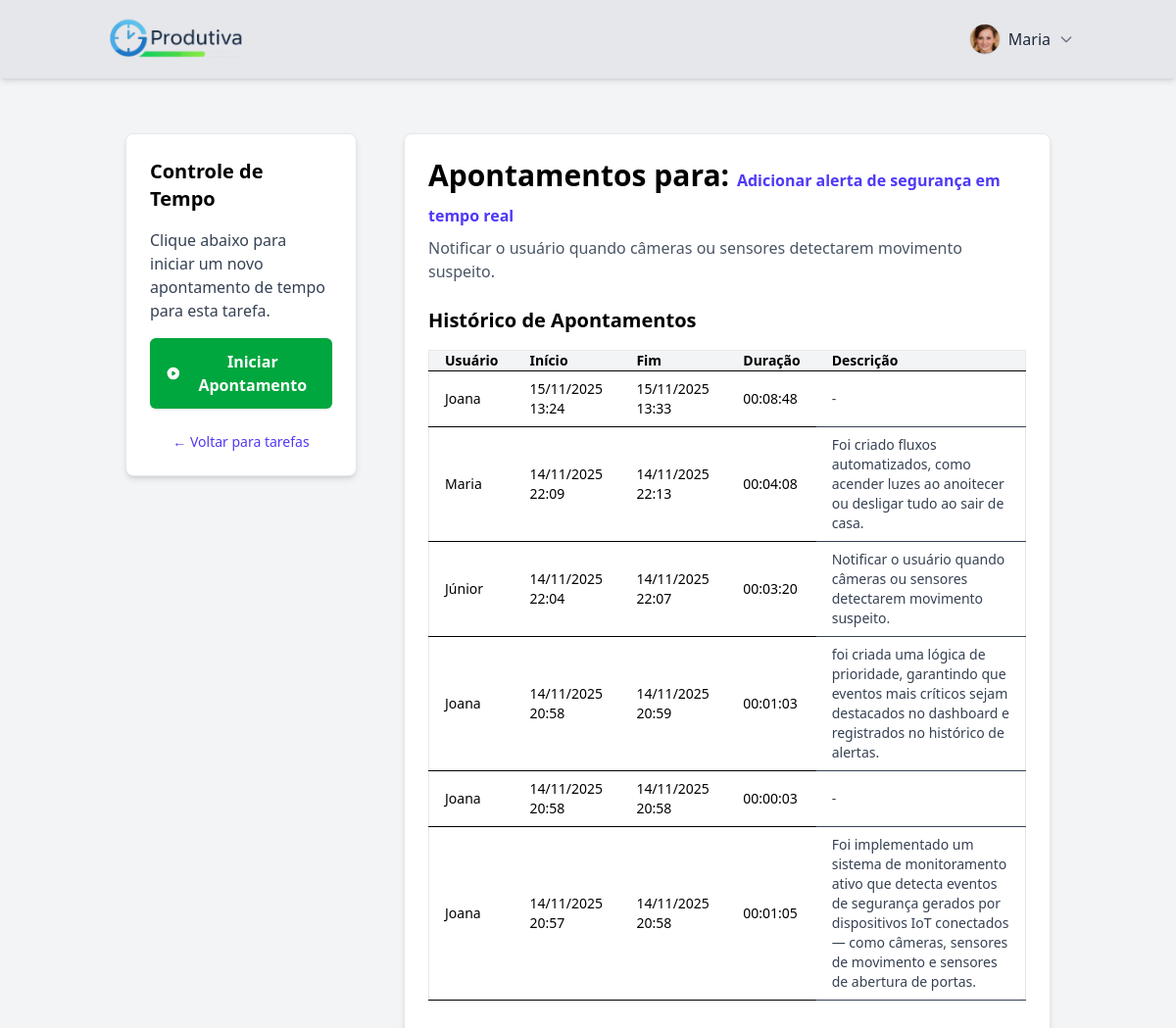
/produtiva/tarefa/30/apontamentos/ (signed in), run on the app's committed database.
### produtiva/models.py (models this page shows, shortened)
class Perfil(models.Model):
    user = models.OneToOneField(User, on_delete=models.CASCADE, related_name='perfil')
    is_admin = models.BooleanField(default=False)
    foto = models.ImageField(upload_to='fotos_perfil/', blank=True, null=True)

class Tarefa(models.Model):
    nome_tarefa = models.CharField(max_length=100, null=False, blank=False)
    descricao = models.TextField(blank=True, null=True, verbose_name="Descrição")
    categoria = models.CharField(
        max_length=30,
        choices=[
            ("URGENTE_IMPORTANTE", "Importante e Urgente"),
            ("IMPORTANTE_NAO_URGENTE", "Importante e Não Urgente"),
            ("URGENTE_NAO_IMPORTANTE", "Urgente e Não Importante"),
            ("NAO_IMPORTANTE_NAO_URGENTE", "Não Importante e Não Urgente"),
        ],
    )
    estimativa_horas = models.TimeField(null=False, blank=False)
    projeto = models.ForeignKey(
        "Projeto", on_delete=models.CASCADE, related_name="tarefas"
    )
    usuario = models.ForeignKey(
        User,
        on_delete=models.SET_NULL,
        null=True,
        blank=True,
        related_name="tarefas_atribuidas",
    )
    cancelada = models.BooleanField(default=False)
    concluida = models.BooleanField(default=False)

class Apontamento(models.Model):
    hora_inicial = models.DateTimeField(
        null=False,
        blank=False,
    )
    hora_final = models.DateTimeField(
        null=True,
        blank=True
    )
    descricao = models.TextField(blank=True, null=True, verbose_name="Descrição")
    tarefa = models.ForeignKey(
        "Tarefa", on_delete=models.CASCADE, related_name="apontamentos"
    )
    usuario = models.ForeignKey(
        User,
        on_delete=models.SET_NULL,
        null=True,
        blank=True,
        related_name="apontamentos"
    )
    @property
    def duracao_formatada(self):
        d = self.duracao
        if d:
            total_seconds = int(d.total_seconds())
            hours = total_seconds // 3600
            minutes = (total_seconds % 3600) // 60
            seconds = total_seconds % 60
            return f'{hours:02}:{minutes:02}:{seconds:02}'
        return "00:00:00"
    @property
    def duracao(self):
        if self.hora_final and self.hora_inicial:
            return self.hora_final - self.hora_inicial
        return None

### produtiva/views.py (the view, shortened to what this page needs)
# urls.py: path('tarefa/<int:tarefa_id>/apontamentos/', views.apontamentos_tarefa, name='apontamentos_tarefa'),
@cache_control(no_cache=True, must_revalidate=True, no_store=True)
@login_required
def apontamentos_tarefa(request, tarefa_id):
    tarefa = get_object_or_404(Tarefa, id=tarefa_id)
    apontamentos_concluidos = Apontamento.objects.filter(
        tarefa=tarefa,
        hora_final__isnull=False
    ).order_by('-hora_inicial')
    apontamento_ativo = Apontamento.objects.filter(
        tarefa=tarefa,
        usuario=request.user,
        hora_final__isnull=True
    ).first()
    context = {
        'tarefa': tarefa,
        'apontamentos_concluidos': apontamentos_concluidos,
        'apontamento_ativo': apontamento_ativo
    }
    return render(request, 'apontamentos.html', context)

### produtiva/context_processors.py (called while the page is built)
def perfil_context(request):
    if request.user.is_authenticated:
        perfil = getattr(request.user, 'perfil', None)
        return {'perfil': perfil}
    return {}

### produtiva/templates/apontamentos.html (shortened to what this page needs)
{% extends "base.html" %}
{% load static %}
{% block header_right_content %}
<div class="relative flex items-center">
  {% if user.is_authenticated %}
    <button id="perfilMenuBtn" class="group flex items-center space-x-2 focus:outline-none">
      {% if perfil and perfil.foto %}
        <img src="{{ perfil.foto.url }}" alt="Foto de Perfil"
             class="w-8 h-8 rounded-full object-cover border border-gray-300 group-hover:ring-2 group-hover:ring-indigo-500 transition">
      {% endif %}
      <span class="font-medium text-gray-800 group-hover:text-indigo-600 transition">
        {{ user.first_name }}
      </span>
      <svg xmlns="http://www.w3.org/2000/svg" class="w-4 h-4 text-gray-500 group-hover:text-indigo-600 transition" fill="none" viewBox="0 0 24 24" stroke="currentColor" stroke-width="2">
        <path stroke-linecap="round" stroke-linejoin="round" d="M19 9l-7 7-7-7" />
      </svg>
    </button>
  {% else %}
    <a href="{% url 'login' %}"
       class="bg-blue-600 hover:bg-blue-700 text-white font-bold py-2 px-4 rounded transition-colors duration-200">
       Faça Login
    </a>
  {% endif %}
</div>
{% endblock header_right_content %}
{% block 'body' %}
<div class="flex flex-col lg:flex-row min-h-screen bg-gray-100 p-4 lg:p-6 gap-4 lg:gap-6">
  <div class="w-full lg:w-1/4 bg-white p-4 lg:p-6 rounded-lg shadow-md border border-gray-200 mr-6 h-fit">
    <h2 class="text-lg lg:text-xl font-semibold mb-4">Controle de Tempo</h2>
    {% if apontamento_ativo %}
      <p class="text-xs lg:text-sm text-gray-700">Apontamento iniciado por:</p>
      <p class="font-medium text-base lg:text-lg mb-2">{{ apontamento_ativo.usuario.first_name }}</p>
      <p class="text-xs lg:text-sm text-gray-700">Em:</p>
      <p class="font-medium text-base lg:text-lg mb-4">{{ apontamento_ativo.hora_inicial|date:"d/m/Y H:i:s" }}</p>
      <form action="{% url 'apontamentos_tarefa' tarefa.id %}" method="POST">
        {% csrf_token %}
        <input type="hidden" name="action" value="stop">
        <input type="hidden" name="apontamento_id" value="{{ apontamento_ativo.id }}">
        <label for="descricao" class="block text-xs lg:text-sm font-medium text-gray-700 mb-1">
          Descreva o que foi feito:
        </label>
        <textarea
          name="descricao"
          id="descricao"
          rows="3"
          class="w-full border rounded-md p-2 mb-3 bg-gray-50 focus:ring-indigo-500 focus:border-indigo-500 text-sm lg:text-base"
          placeholder="Ex: Corrigi bugs, implementei o cálculo de tempo..."
        ></textarea>
        <button
          type="submit"
          class="flex items-center justify-center w-full px-4 py-3 bg-red-600 text-white font-semibold rounded-md shadow-sm hover:bg-red-700 text-sm lg:text-base"
        >
          <svg class="w-4 h-4 lg:w-5 lg:h-5 mr-2" fill="currentColor" viewBox="0 0 20 20">
            <path fill-rule="evenodd" d="M10 18a8 8 0 100-16 8 8 0 000 16zM8 7a1 1 0 00-1 1v4a1 1 0 002 0V8a1 1 0 00-1-1zm4 0a1 1 0 00-1 1v4a1 1 0 002 0V8a1 1 0 00-1-1z" clip-rule="evenodd"></path>
          </svg>
          Parar Apontamento
        </button>
      </form>
    {% else %}
      <p class="text-gray-700 mb-4 text-sm lg:text-base">Clique abaixo para iniciar um novo apontamento de tempo para esta tarefa.</p>
      <form action="{% url 'apontamentos_tarefa' tarefa.id %}" method="POST">
        <button type="submit" class="flex items-center justify-center w-full px-4 py-3 bg-green-600 text-white font-semibold rounded-md shadow-sm hover:bg-green-700 text-sm lg:text-base">
          <svg class="w-4 h-4 lg:w-5 lg:h-5 mr-2" fill="currentColor" viewBox="0 0 20 20"><path fill-rule="evenodd" d="M10 18a8 8 0 100-16 8 8 0 000 16zM9.555 7.168A1 1 0 008 8v4a1 1 0 001.555.832l3-2a1 1 0 000-1.664l-3-2z" clip-rule="evenodd"></path></svg>
          Iniciar Apontamento
        </button>
      </form>
    {% endif %}
    <a href="{% url 'tarefas_por_projeto' tarefa.projeto.id %}" class="mt-6 block text-center text-xs lg:text-sm text-indigo-600 hover:text-indigo-800 hover:underline">
      &larr; Voltar para tarefas
    </a>
  </div>
  <div class="w-full lg:flex-1 bg-white p-4 lg:p-6 rounded-lg shadow-md border border-gray-200">
    <h1 class="text-xl lg:text-3xl font-bold mb-2">
      Apontamentos para: <span class="text-indigo-600 mb-6 text-sm lg:text-base">{{ tarefa.nome_tarefa }}</span>
    </h1>
    <p class="text-gray-600 mb-6">{{ tarefa.descricao|default_if_none:"" }}</p>
    <h2 class="text-lg lg:text-xl font-semibold mb-4">Histórico de Apontamentos</h2>
    {% if apontamentos_concluidos %}
    <div class="overflow-x-auto">
      <div class="min-w-[600px]">
      <table class="w-full border border-gray-200 rounded-lg shadow-sm">
        <thead class="bg-gray-100">
          <tr>
            <th class="px-3 lg:px-4 border-b text-left text-xs lg:text-sm">Usuário</th>
            <th class="px-3 lg:px-4 border-b text-left text-xs lg:text-sm">Início</th>
            <th class="px-3 lg:px-4 border-b text-left text-xs lg:text-sm">Fim</th>
            <th class="px-3 lg:px-4 border-b text-left text-xs lg:text-sm">Duração</th>
            <th class="px-3 lg:px-4 border-b text-left text-xs lg:text-sm">Descrição</th>
          </tr>
        </thead>
        <tbody>
          {% for ap in apontamentos_concluidos %}
          <tr class="hover:bg-gray-50">
            <td class="px-3 lg:px-4 py-2 border-b text-xs lg:text-sm">{{ ap.usuario.first_name }}</td>
            <td class="px-3 lg:px-4 py-2 border-b text-xs lg:text-sm">{{ ap.hora_inicial|date:"d/m/Y H:i" }}</td>
            <td class="px-3 lg:px-4 py-2 border-b text-xs lg:text-sm">{{ ap.hora_final|date:"d/m/Y H:i" }}</td>
            <td class="px-3 lg:px-4 py-2 border-b text-xs lg:text-sm">{{ ap.duracao_formatada }}</td>
            <td class="px-3 lg:px-4 py-2 border-b text-gray-700 text-xs lg:text-sm">{{ ap.descricao|default:"-" }}</td>
          </tr>
          {% endfor %}
        </tbody>
      </table>
    </div>
    </div>
    {% else %}
    <p class="text-gray-500 text-sm lg:text-base">Nenhum apontamento concluído para esta tarefa ainda.</p>
    {% endif %}
  </div>
</div>
{% endblock 'body' %}

### data on the page
Perfil: foto (picture)
Tarefa: nome_tarefa "Adicionar alerta de segurança em tempo real", descricao "Notificar o usuário quando câmeras ou sensores detectarem movimento suspeito."
Apontamento: usuario.first_name "Joana", hora_inicial "15/11/2025 13:24", hora_final "15/11/2025 13:33", duracao_formatada "00:08:48", descricao "-"
Apontamento: usuario.first_name "Maria", hora_inicial "14/11/2025 22:09", hora_final "14/11/2025 22:13", duracao_formatada "00:04:08", descricao "Foi criado fluxos automatizados, como acender luzes ao anoitecer ou desligar tudo ao sair de casa."
Apontamento: usuario.first_name "Júnior", hora_inicial "14/11/2025 22:04", hora_final "14/11/2025 22:07", duracao_formatada "00:03:20", descricao "Notificar o usuário quando câmeras ou sensores detectarem movimento suspeito."
Apontamento: usuario.first_name "Joana", hora_inicial "14/11/2025 20:58", hora_final "14/11/2025 20:59", duracao_formatada "00:01:03", descricao "foi criada uma lógica de prioridade, garantindo que eventos mais críticos sejam destacados no dashboard e registrados no histórico de alertas."
Apontamento: usuario.first_name "Joana", hora_inicial "14/11/2025 20:58", hora_final "14/11/2025 20:58", duracao_formatada "00:00:03", descricao "-"
Apontamento: usuario.first_name "Joana", hora_inicial "14/11/2025 20:57", hora_final "14/11/2025 20:58", duracao_formatada "00:01:05", descricao "Foi implementado um sistema de monitoramento ativo que detecta eventos de segurança gerados por dispositivos IoT conectados — como câmeras, sensores de movimento e sensores de abertura de portas."

### other printed values
{{ user.first_name }} "Maria"
